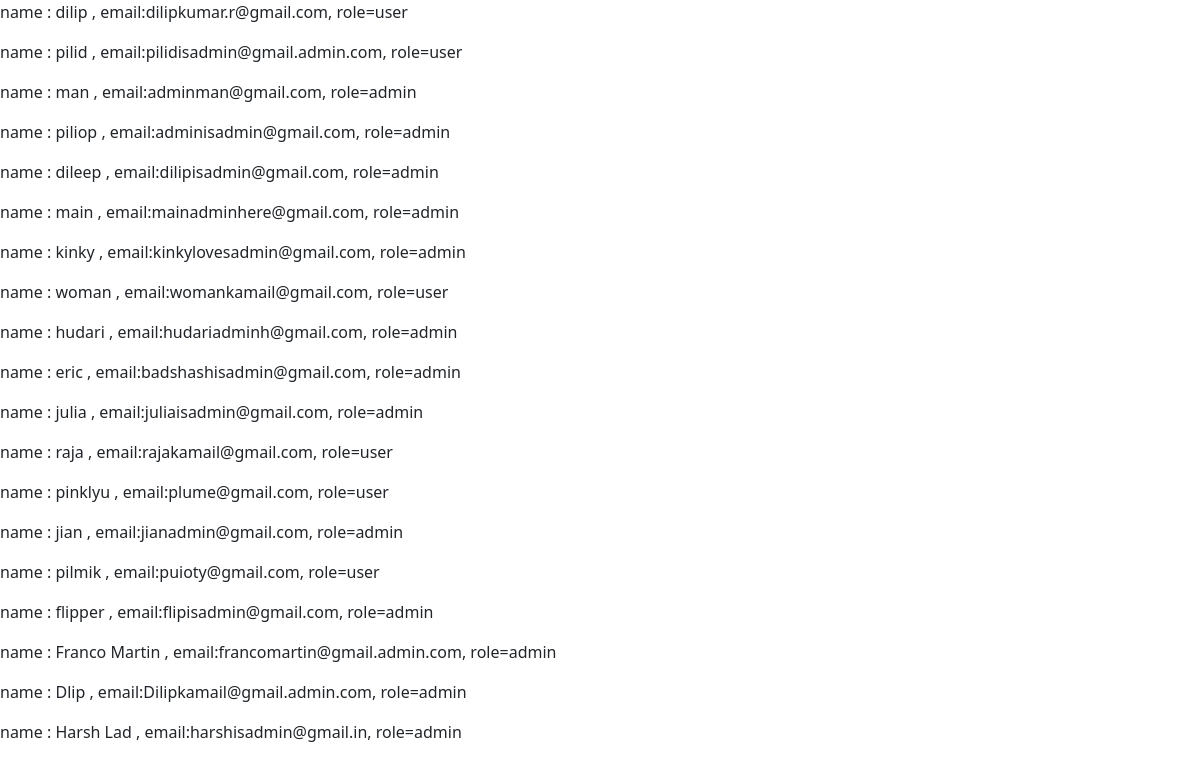
Page /view_data on the committed database.
### app.py (models this page shows, shortened)
class users(db.Model):
    id = db.Column(db.Integer, primary_key=True)
    usr_name = db.Column(db.String, nullable=False, unique=True)
    usr_email = db.Column(db.String, nullable=False)
    role = db.Column(db.String, nullable=False)

### app.py (the view)
@app.route("/view_data")
def view_data():
    return render_template("show_data.html", values=users.query.all())

### templates/show_data.html (shortened to what this page needs)
{%extends "base.html"%}
{%block content%}
{%for item in values%}
<p> name : {{item.usr_name}} , email:{{item.usr_email}}, role={{item.role}} </p>
{%endfor%}
{%endblock%}

### rows in the picture
users: usr_name "dilip", usr_email "dilipkumar.r@gmail.com", role "user"
users: usr_name "pilid", usr_email "pilidisadmin@gmail.admin.com", role "user"
users: usr_name "man", usr_email "adminman@gmail.com", role "admin"
users: usr_name "piliop", usr_email "adminisadmin@gmail.com", role "admin"
users: usr_name "dileep", usr_email "dilipisadmin@gmail.com", role "admin"
users: usr_name "main", usr_email "mainadminhere@gmail.com", role "admin"
users: usr_name "kinky", usr_email "kinkylovesadmin@gmail.com", role "admin"
users: usr_name "woman", usr_email "womankamail@gmail.com", role "user"
users: usr_name "hudari", usr_email "hudariadminh@gmail.com", role "admin"
users: usr_name "eric", usr_email "badshashisadmin@gmail.com", role "admin"
users: usr_name "julia", usr_email "juliaisadmin@gmail.com", role "admin"
users: usr_name "raja", usr_email "rajakamail@gmail.com", role "user"
users: usr_name "pinklyu", usr_email "plume@gmail.com", role "user"
users: usr_name "jian", usr_email "jianadmin@gmail.com", role "admin"
users: usr_name "pilmik", usr_email "puioty@gmail.com", role "user"
users: usr_name "flipper", usr_email "flipisadmin@gmail.com", role "admin"
users: usr_name "Franco Martin", usr_email "francomartin@gmail.admin.com", role "admin"
users: usr_name "Dlip", usr_email "Dilipkamail@gmail.admin.com", role "admin"
users: usr_name "Harsh Lad", usr_email "harshisadmin@gmail.in", role "admin"
